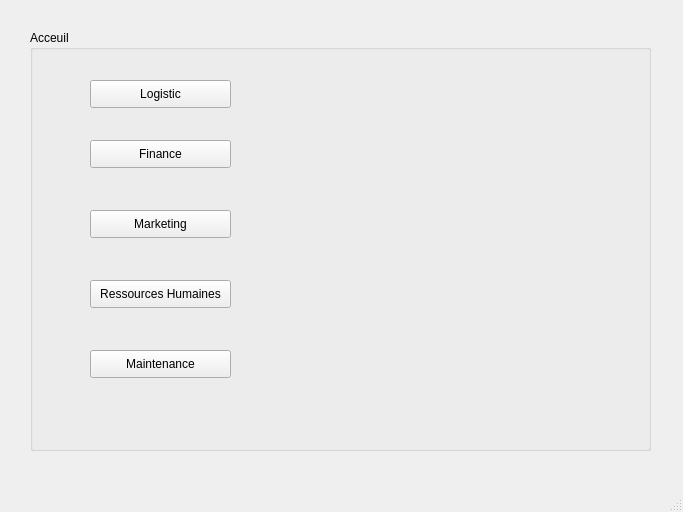
<?xml version="1.0" encoding="UTF-8"?>
<ui version="4.0">
 <class>MainWindow</class>
 <widget class="QMainWindow" name="MainWindow">
  <property name="geometry">
   <rect>
    <x>0</x>
    <y>0</y>
    <width>683</width>
    <height>512</height>
   </rect>
  </property>
  <property name="windowTitle">
   <string>Best News</string>
  </property>
  <widget class="QWidget" name="centralwidget">
   <widget class="QPushButton" name="pushButton">
    <property name="geometry">
     <rect>
      <x>90</x>
      <y>80</y>
      <width>141</width>
      <height>28</height>
     </rect>
    </property>
    <property name="text">
     <string>Logistic</string>
    </property>
   </widget>
   <widget class="QPushButton" name="pushButton_2">
    <property name="geometry">
     <rect>
      <x>90</x>
      <y>210</y>
      <width>141</width>
      <height>28</height>
     </rect>
    </property>
    <property name="text">
     <string>Marketing</string>
    </property>
   </widget>
   <widget class="QGroupBox" name="groupBox">
    <property name="geometry">
     <rect>
      <x>30</x>
      <y>30</y>
      <width>621</width>
      <height>421</height>
     </rect>
    </property>
    <property name="title">
     <string>Acceuil</string>
    </property>
    <widget class="QPushButton" name="pushButton_4">
     <property name="geometry">
      <rect>
       <x>60</x>
       <y>110</y>
       <width>141</width>
       <height>28</height>
      </rect>
     </property>
     <property name="text">
      <string>Finance</string>
     </property>
    </widget>
    <widget class="QPushButton" name="pushButton_3">
     <property name="geometry">
      <rect>
       <x>60</x>
       <y>250</y>
       <width>141</width>
       <height>28</height>
      </rect>
     </property>
     <property name="text">
      <string>Ressources Humaines</string>
     </property>
    </widget>
    <widget class="QPushButton" name="pushButton_maintenance">
     <property name="geometry">
      <rect>
       <x>60</x>
       <y>320</y>
       <width>141</width>
       <height>28</height>
      </rect>
     </property>
     <property name="text">
      <string>Maintenance</string>
     </property>
    </widget>
   </widget>
   <zorder>groupBox</zorder>
   <zorder>pushButton</zorder>
   <zorder>pushButton_2</zorder>
  </widget>
  <widget class="QMenuBar" name="menubar">
   <property name="geometry">
    <rect>
     <x>0</x>
     <y>0</y>
     <width>683</width>
     <height>26</height>
    </rect>
   </property>
  </widget>
  <widget class="QStatusBar" name="statusbar"/>
 </widget>
 <resources/>
 <connections/>
</ui>
